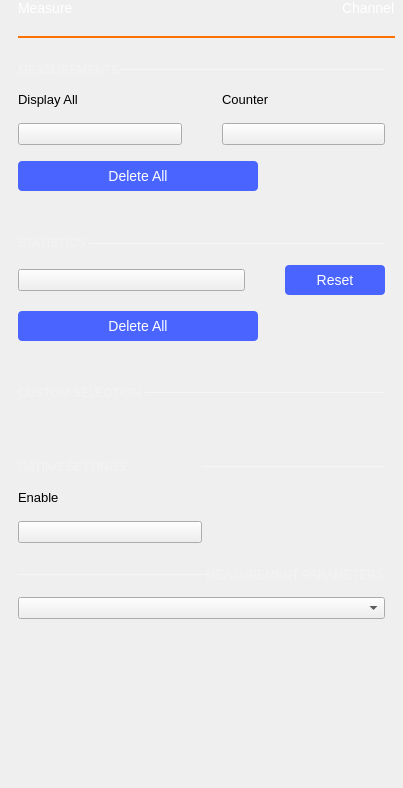
<?xml version="1.0" encoding="UTF-8"?>
<ui version="4.0">
 <class>MeasureSettings</class>
 <widget class="QWidget" name="MeasureSettings">
  <property name="geometry">
   <rect>
    <x>0</x>
    <y>0</y>
    <width>403</width>
    <height>788</height>
   </rect>
  </property>
  <property name="windowTitle">
   <string>Form</string>
  </property>
  <layout class="QVBoxLayout" name="verticalLayout_2">
   <property name="spacing">
    <number>0</number>
   </property>
   <property name="leftMargin">
    <number>18</number>
   </property>
   <property name="topMargin">
    <number>0</number>
   </property>
   <property name="rightMargin">
    <number>8</number>
   </property>
   <property name="bottomMargin">
    <number>0</number>
   </property>
   <item>
    <layout class="QVBoxLayout" name="verticalLayout">
     <property name="spacing">
      <number>0</number>
     </property>
     <property name="topMargin">
      <number>0</number>
     </property>
     <property name="bottomMargin">
      <number>0</number>
     </property>
     <item>
      <layout class="QHBoxLayout" name="hLayout_titleBar">
       <property name="spacing">
        <number>0</number>
       </property>
       <item>
        <widget class="QLabel" name="label">
         <property name="styleSheet">
          <string notr="true">color: white;
font-size: 14px;
font-weight: normal;</string>
         </property>
         <property name="text">
          <string>Measure</string>
         </property>
        </widget>
       </item>
       <item>
        <spacer name="horizontalSpacer">
         <property name="orientation">
          <enum>Qt::Horizontal</enum>
         </property>
         <property name="sizeHint" stdset="0">
          <size>
           <width>40</width>
           <height>0</height>
          </size>
         </property>
        </spacer>
       </item>
       <item>
        <widget class="QLabel" name="lblChanName">
         <property name="styleSheet">
          <string notr="true">color: white;
font-size: 14px;
font-weight: normal;</string>
         </property>
         <property name="text">
          <string>Channel</string>
         </property>
        </widget>
       </item>
      </layout>
     </item>
     <item>
      <spacer name="verticalSpacer_2">
       <property name="orientation">
        <enum>Qt::Vertical</enum>
       </property>
       <property name="sizeType">
        <enum>QSizePolicy::Fixed</enum>
       </property>
       <property name="sizeHint" stdset="0">
        <size>
         <width>0</width>
         <height>20</height>
        </size>
       </property>
      </spacer>
     </item>
     <item>
      <widget class="Line" name="line">
       <property name="sizePolicy">
        <sizepolicy hsizetype="Minimum" vsizetype="Fixed">
         <horstretch>0</horstretch>
         <verstretch>0</verstretch>
        </sizepolicy>
       </property>
       <property name="minimumSize">
        <size>
         <width>0</width>
         <height>2</height>
        </size>
       </property>
       <property name="maximumSize">
        <size>
         <width>16777215</width>
         <height>2</height>
        </size>
       </property>
       <property name="styleSheet">
        <string notr="true">border: 2px solid rgb(255, 114, 0);</string>
       </property>
       <property name="orientation">
        <enum>Qt::Horizontal</enum>
       </property>
      </widget>
     </item>
     <item>
      <widget class="QScrollArea" name="scrollArea">
       <property name="frameShape">
        <enum>QFrame::NoFrame</enum>
       </property>
       <property name="horizontalScrollBarPolicy">
        <enum>Qt::ScrollBarAlwaysOff</enum>
       </property>
       <property name="widgetResizable">
        <bool>true</bool>
       </property>
       <widget class="QWidget" name="scrollAreaWidgetContents">
        <property name="geometry">
         <rect>
          <x>0</x>
          <y>-24</y>
          <width>347</width>
          <height>759</height>
         </rect>
        </property>
        <layout class="QVBoxLayout" name="verticalLayout_3">
         <property name="spacing">
          <number>0</number>
         </property>
         <property name="leftMargin">
          <number>0</number>
         </property>
         <property name="topMargin">
          <number>0</number>
         </property>
         <property name="rightMargin">
          <number>10</number>
         </property>
         <property name="bottomMargin">
          <number>0</number>
         </property>
         <item>
          <layout class="QGridLayout" name="gridLayout">
           <property name="topMargin">
            <number>0</number>
           </property>
           <property name="bottomMargin">
            <number>0</number>
           </property>
           <property name="horizontalSpacing">
            <number>0</number>
           </property>
           <item row="1" column="0">
            <widget class="QLabel" name="label_6">
             <property name="sizePolicy">
              <sizepolicy hsizetype="Fixed" vsizetype="Fixed">
               <horstretch>0</horstretch>
               <verstretch>0</verstretch>
              </sizepolicy>
             </property>
             <property name="styleSheet">
              <string notr="true">QLabel {
		font-size: 12px;
		color: rgba(255, 255, 255, 70);
	}</string>
             </property>
             <property name="text">
              <string>MEASUREMENTS</string>
             </property>
            </widget>
           </item>
           <item row="1" column="1">
            <widget class="Line" name="line_2">
             <property name="maximumSize">
              <size>
               <width>16777215</width>
               <height>1</height>
              </size>
             </property>
             <property name="styleSheet">
              <string notr="true">border: 1px solid rgba(255, 255, 255, 70);</string>
             </property>
             <property name="orientation">
              <enum>Qt::Horizontal</enum>
             </property>
            </widget>
           </item>
           <item row="2" column="0" colspan="2">
            <spacer name="verticalSpacer_4">
             <property name="orientation">
              <enum>Qt::Vertical</enum>
             </property>
             <property name="sizeType">
              <enum>QSizePolicy::Fixed</enum>
             </property>
             <property name="sizeHint" stdset="0">
              <size>
               <width>0</width>
               <height>15</height>
              </size>
             </property>
            </spacer>
           </item>
           <item row="0" column="0" colspan="2">
            <spacer name="verticalSpacer_3">
             <property name="orientation">
              <enum>Qt::Vertical</enum>
             </property>
             <property name="sizeType">
              <enum>QSizePolicy::Fixed</enum>
             </property>
             <property name="sizeHint" stdset="0">
              <size>
               <width>0</width>
               <height>25</height>
              </size>
             </property>
            </spacer>
           </item>
          </layout>
         </item>
         <item>
          <layout class="QGridLayout" name="gLayout_Measurements">
           <property name="topMargin">
            <number>0</number>
           </property>
           <property name="bottomMargin">
            <number>20</number>
           </property>
           <property name="horizontalSpacing">
            <number>40</number>
           </property>
           <property name="verticalSpacing">
            <number>16</number>
           </property>
           <item row="0" column="1">
            <widget class="QLabel" name="label_3">
             <property name="styleSheet">
              <string notr="true">font-size: 13px;</string>
             </property>
             <property name="text">
              <string>Counter</string>
             </property>
            </widget>
           </item>
           <item row="0" column="0">
            <widget class="QLabel" name="label_2">
             <property name="styleSheet">
              <string notr="true">font-size: 13px;</string>
             </property>
             <property name="text">
              <string>Display All</string>
             </property>
            </widget>
           </item>
           <item row="1" column="1">
            <widget class="adiscope::CustomSwitch" name="button_Counter">
             <property name="checkable">
              <bool>true</bool>
             </property>
            </widget>
           </item>
           <item row="1" column="0">
            <widget class="adiscope::CustomSwitch" name="button_measDisplayAll">
             <property name="checkable">
              <bool>true</bool>
             </property>
             <property name="checked">
              <bool>false</bool>
             </property>
            </widget>
           </item>
           <item row="2" column="0" colspan="2">
            <widget class="QPushButton" name="button_measDeleteAll">
             <property name="styleSheet">
              <string notr="true">QPushButton {
  min-height: 30px;
  max-height: 30px;
  min-width: 240px;
  max-width: 240px;

  border: 0px;
  border-radius: 4px;

  background-color: #4a64ff;
  color: #ffffff;

  font-size: 14px;
}

QPushButton:pressed {
  background-color: #2a44df;
}

QPushButton:disabled {
  background-color:  #727273;
}

QPushButton:hover {
         background-color: #4a34ff;
}</string>
             </property>
             <property name="text">
              <string>Delete All</string>
             </property>
             <property name="checkable">
              <bool>true</bool>
             </property>
            </widget>
           </item>
          </layout>
         </item>
         <item>
          <layout class="QGridLayout" name="gridLayout_2">
           <property name="topMargin">
            <number>0</number>
           </property>
           <property name="bottomMargin">
            <number>0</number>
           </property>
           <property name="horizontalSpacing">
            <number>0</number>
           </property>
           <item row="2" column="0" colspan="2">
            <spacer name="verticalSpacer_7">
             <property name="orientation">
              <enum>Qt::Vertical</enum>
             </property>
             <property name="sizeType">
              <enum>QSizePolicy::Fixed</enum>
             </property>
             <property name="sizeHint" stdset="0">
              <size>
               <width>0</width>
               <height>15</height>
              </size>
             </property>
            </spacer>
           </item>
           <item row="1" column="0">
            <widget class="QLabel" name="label_7">
             <property name="sizePolicy">
              <sizepolicy hsizetype="Fixed" vsizetype="Fixed">
               <horstretch>0</horstretch>
               <verstretch>0</verstretch>
              </sizepolicy>
             </property>
             <property name="minimumSize">
              <size>
               <width>0</width>
               <height>0</height>
              </size>
             </property>
             <property name="styleSheet">
              <string notr="true">QLabel {
		font-size: 12px;
		color: rgba(255, 255, 255, 70);
	}</string>
             </property>
             <property name="text">
              <string>STATISTICS </string>
             </property>
            </widget>
           </item>
           <item row="0" column="0" colspan="2">
            <spacer name="verticalSpacer_6">
             <property name="orientation">
              <enum>Qt::Vertical</enum>
             </property>
             <property name="sizeType">
              <enum>QSizePolicy::Fixed</enum>
             </property>
             <property name="sizeHint" stdset="0">
              <size>
               <width>0</width>
               <height>25</height>
              </size>
             </property>
            </spacer>
           </item>
           <item row="1" column="1">
            <widget class="Line" name="line_3">
             <property name="minimumSize">
              <size>
               <width>0</width>
               <height>1</height>
              </size>
             </property>
             <property name="maximumSize">
              <size>
               <width>16777215</width>
               <height>0</height>
              </size>
             </property>
             <property name="styleSheet">
              <string notr="true">border: 1px solid rgba(255, 255, 255, 70);</string>
             </property>
             <property name="orientation">
              <enum>Qt::Horizontal</enum>
             </property>
            </widget>
           </item>
          </layout>
         </item>
         <item>
          <layout class="QGridLayout" name="gLayout_Statistics">
           <property name="topMargin">
            <number>0</number>
           </property>
           <property name="bottomMargin">
            <number>20</number>
           </property>
           <property name="horizontalSpacing">
            <number>40</number>
           </property>
           <property name="verticalSpacing">
            <number>16</number>
           </property>
           <item row="0" column="0">
            <widget class="adiscope::CustomSwitch" name="button_StatisticsEn">
             <property name="checkable">
              <bool>true</bool>
             </property>
            </widget>
           </item>
           <item row="0" column="1">
            <widget class="QPushButton" name="button_StatisticsReset">
             <property name="styleSheet">
              <string notr="true">QPushButton {
  min-height: 30px;
  max-height: 30px;
  min-width: 100px;
  max-width: 100px;

  border: 0px;
  border-radius: 4px;

  background-color: #4a64ff;
  color: #ffffff;

  font-size: 14px;
}

QPushButton:pressed {
  background-color: #2a44df;
}

QPushButton:hover {
         background-color: #4a34ff;
}</string>
             </property>
             <property name="text">
              <string>Reset</string>
             </property>
             <property name="checkable">
              <bool>false</bool>
             </property>
            </widget>
           </item>
           <item row="1" column="0" colspan="2">
            <widget class="QPushButton" name="button_statsDeleteAll">
             <property name="styleSheet">
              <string notr="true">QPushButton {
  min-height: 30px;
  max-height: 30px;
  min-width: 240px;
  max-width: 240px;

  border: 0px;
  border-radius: 4px;

  background-color: #4a64ff;
  color: #ffffff;

  font-size: 14px;
}

QPushButton:pressed {
  background-color: #2a44df;
}

QPushButton:disabled {
  background-color:  #727273;
}

QPushButton:hover {
         background-color: #4a34ff;
}</string>
             </property>
             <property name="text">
              <string>Delete All</string>
             </property>
             <property name="checkable">
              <bool>true</bool>
             </property>
            </widget>
           </item>
          </layout>
         </item>
         <item>
          <layout class="QHBoxLayout" name="horizontalLayout_4">
           <property name="spacing">
            <number>0</number>
           </property>
           <property name="topMargin">
            <number>25</number>
           </property>
           <property name="bottomMargin">
            <number>15</number>
           </property>
           <item>
            <widget class="QLabel" name="label_8">
             <property name="sizePolicy">
              <sizepolicy hsizetype="Fixed" vsizetype="Fixed">
               <horstretch>0</horstretch>
               <verstretch>0</verstretch>
              </sizepolicy>
             </property>
             <property name="styleSheet">
              <string notr="true">QLabel {
		font-size: 12px;
		color: rgba(255, 255, 255, 70);
	}</string>
             </property>
             <property name="frameShadow">
              <enum>QFrame::Sunken</enum>
             </property>
             <property name="text">
              <string>CUSTOM SELECTION </string>
             </property>
            </widget>
           </item>
           <item>
            <widget class="Line" name="line_4">
             <property name="minimumSize">
              <size>
               <width>0</width>
               <height>1</height>
              </size>
             </property>
             <property name="maximumSize">
              <size>
               <width>16777215</width>
               <height>1</height>
              </size>
             </property>
             <property name="styleSheet">
              <string notr="true">border: 1px solid rgba(255, 255, 255, 70);</string>
             </property>
             <property name="orientation">
              <enum>Qt::Horizontal</enum>
             </property>
            </widget>
           </item>
          </layout>
         </item>
         <item>
          <layout class="QHBoxLayout" name="hLayout_hMeasurements">
           <property name="spacing">
            <number>0</number>
           </property>
           <property name="topMargin">
            <number>0</number>
           </property>
          </layout>
         </item>
         <item>
          <spacer name="verticalSpacer_5">
           <property name="orientation">
            <enum>Qt::Vertical</enum>
           </property>
           <property name="sizeType">
            <enum>QSizePolicy::Fixed</enum>
           </property>
           <property name="sizeHint" stdset="0">
            <size>
             <width>0</width>
             <height>20</height>
            </size>
           </property>
          </spacer>
         </item>
         <item>
          <layout class="QHBoxLayout" name="hLayout_vMeasurements">
           <property name="spacing">
            <number>0</number>
           </property>
           <property name="bottomMargin">
            <number>0</number>
           </property>
          </layout>
         </item>
         <item>
          <spacer name="verticalSpacer_8">
           <property name="orientation">
            <enum>Qt::Vertical</enum>
           </property>
           <property name="sizeType">
            <enum>QSizePolicy::Fixed</enum>
           </property>
           <property name="sizeHint" stdset="0">
            <size>
             <width>0</width>
             <height>25</height>
            </size>
           </property>
          </spacer>
         </item>
         <item>
          <layout class="QGridLayout" name="gridLayout_3">
           <property name="verticalSpacing">
            <number>16</number>
           </property>
           <item row="1" column="0">
            <widget class="QLabel" name="label_5">
             <property name="styleSheet">
              <string notr="true">font-size: 13px;</string>
             </property>
             <property name="text">
              <string>Enable</string>
             </property>
            </widget>
           </item>
           <item row="0" column="0">
            <widget class="QLabel" name="label_4">
             <property name="styleSheet">
              <string notr="true">QLabel {
		font-size: 12px;
		color: rgba(255, 255, 255, 70);
	}</string>
             </property>
             <property name="text">
              <string>GATING SETTINGS</string>
             </property>
            </widget>
           </item>
           <item row="0" column="1">
            <widget class="Line" name="line_5">
             <property name="minimumSize">
              <size>
               <width>0</width>
               <height>1</height>
              </size>
             </property>
             <property name="maximumSize">
              <size>
               <width>16777215</width>
               <height>1</height>
              </size>
             </property>
             <property name="styleSheet">
              <string notr="true">border: 1px solid rgba(255, 255, 255, 70);</string>
             </property>
             <property name="orientation">
              <enum>Qt::Horizontal</enum>
             </property>
            </widget>
           </item>
           <item row="2" column="0">
            <widget class="adiscope::CustomSwitch" name="button_GatingEnable">
             <property name="text">
              <string/>
             </property>
            </widget>
           </item>
          </layout>
         </item>
         <item>
          <layout class="QHBoxLayout" name="horizontalLayout">
           <property name="spacing">
            <number>0</number>
           </property>
           <property name="topMargin">
            <number>25</number>
           </property>
           <property name="bottomMargin">
            <number>15</number>
           </property>
           <item>
            <widget class="Line" name="line_6">
             <property name="minimumSize">
              <size>
               <width>0</width>
               <height>1</height>
              </size>
             </property>
             <property name="maximumSize">
              <size>
               <width>16777215</width>
               <height>1</height>
              </size>
             </property>
             <property name="styleSheet">
              <string notr="true">border: 1px solid rgba(255, 255, 255, 70);</string>
             </property>
             <property name="orientation">
              <enum>Qt::Horizontal</enum>
             </property>
            </widget>
           </item>
           <item>
            <widget class="QLabel" name="label_9">
             <property name="sizePolicy">
              <sizepolicy hsizetype="Fixed" vsizetype="Fixed">
               <horstretch>0</horstretch>
               <verstretch>0</verstretch>
              </sizepolicy>
             </property>
             <property name="styleSheet">
              <string notr="true">QLabel {
		font-size: 12px;
		color: rgba(255, 255, 255, 70);
	}</string>
             </property>
             <property name="frameShadow">
              <enum>QFrame::Sunken</enum>
             </property>
             <property name="text">
              <string>MEASUREMENT PARAMETERS</string>
             </property>
            </widget>
           </item>
          </layout>
         </item>
         <item>
          <layout class="QGridLayout" name="gridLayout_6">
           <property name="bottomMargin">
            <number>20</number>
           </property>
           <property name="horizontalSpacing">
            <number>40</number>
           </property>
           <property name="verticalSpacing">
            <number>16</number>
           </property>
           <item row="0" column="0">
            <widget class="QComboBox" name="comboBox_harm">
             <property name="sizePolicy">
              <sizepolicy hsizetype="Minimum" vsizetype="Fixed">
               <horstretch>0</horstretch>
               <verstretch>0</verstretch>
              </sizepolicy>
             </property>
             <property name="font">
              <font>
               <pointsize>1</pointsize>
              </font>
             </property>
             <property name="currentText">
              <string/>
             </property>
             <property name="currentIndex">
              <number>-1</number>
             </property>
            </widget>
           </item>
          </layout>
         </item>
         <item>
          <spacer name="verticalSpacer">
           <property name="orientation">
            <enum>Qt::Vertical</enum>
           </property>
           <property name="sizeHint" stdset="0">
            <size>
             <width>0</width>
             <height>197</height>
            </size>
           </property>
          </spacer>
         </item>
        </layout>
       </widget>
      </widget>
     </item>
     <item>
      <spacer name="verticalSpacer_9">
       <property name="orientation">
        <enum>Qt::Vertical</enum>
       </property>
       <property name="sizeType">
        <enum>QSizePolicy::Fixed</enum>
       </property>
       <property name="sizeHint" stdset="0">
        <size>
         <width>0</width>
         <height>10</height>
        </size>
       </property>
      </spacer>
     </item>
    </layout>
   </item>
  </layout>
 </widget>
 <customwidgets>
  <customwidget>
   <class>adiscope::CustomSwitch</class>
   <extends>QPushButton</extends>
   <header>customSwitch.hpp</header>
  </customwidget>
 </customwidgets>
 <resources/>
 <connections/>
</ui>
